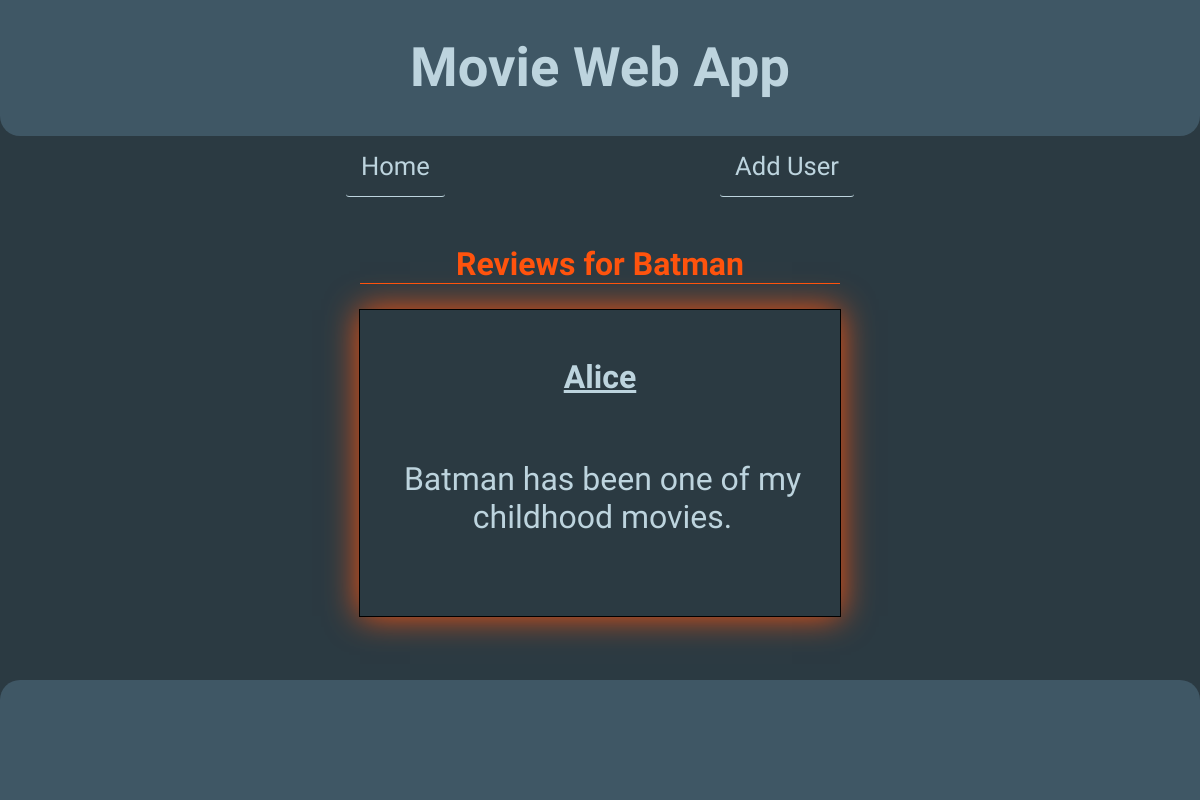
Before: /reviews/1/Batman with the older database file.
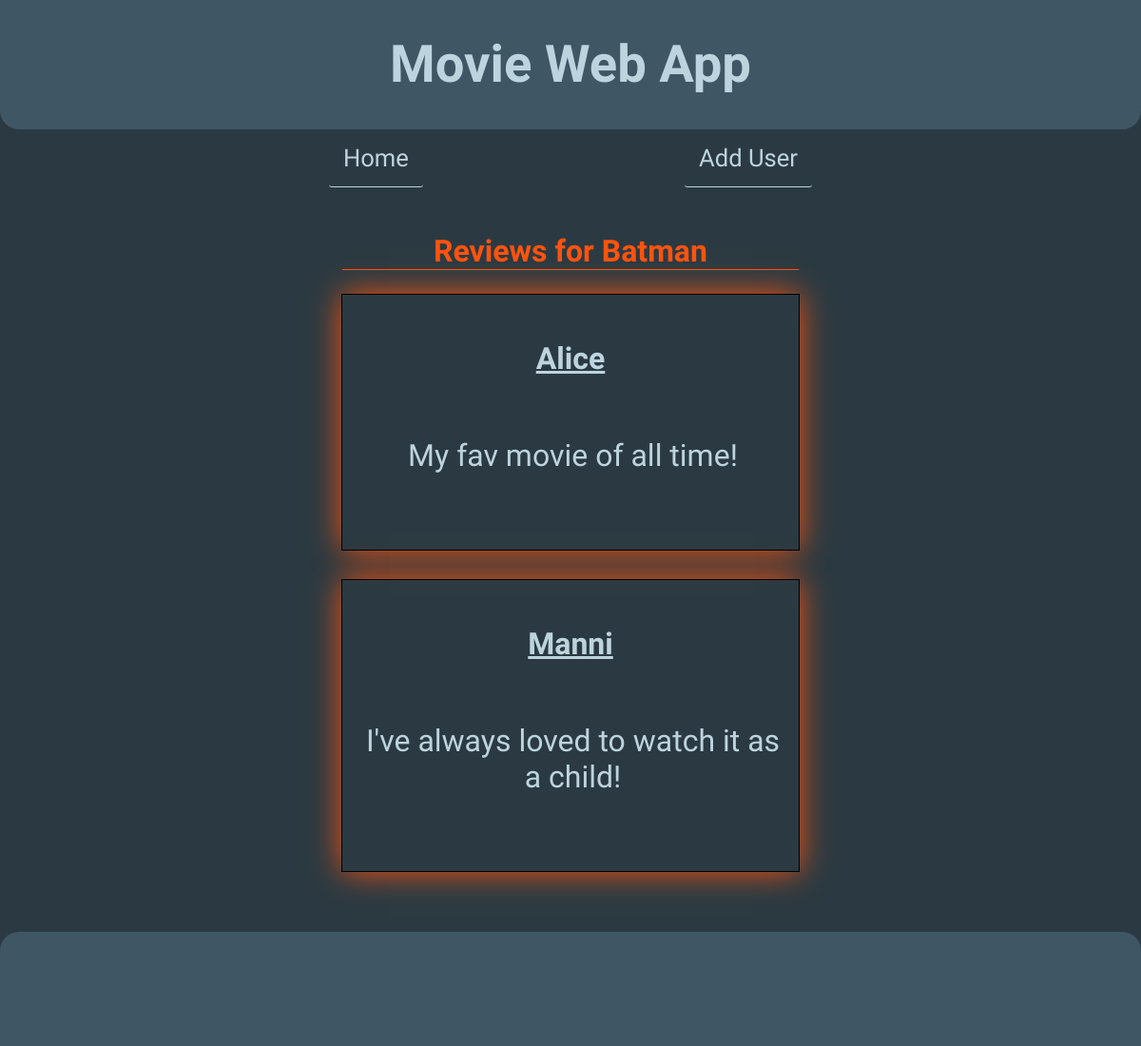
After: the same page with the newer database file.
### data_manager/sql_data_models.py (models this page shows, shortened)
class User(db.Model):
    user_id = db.Column(db.Integer, primary_key=True, autoincrement=True)
    user = db.Column(db.String(255), nullable=False)

class Review(db.Model):
    review_id = db.Column(db.Integer, primary_key=True, autoincrement=True)
    user_id = db.Column(db.Integer, db.ForeignKey("user.user_id"), nullable=False)
    movie_id = db.Column(db.Integer, db.ForeignKey("movie.movie_id"), nullable=False)
    review_text = db.Column(db.Text, nullable=False)
    user = db.relationship('User', backref='reviews')

### app.py (the view)
@app.route("/reviews/<movie_id>/<movie_title>")
def list_reviews(movie_id, movie_title):
    reviews = data_manager.get_all_reviews(movie_id)
    return render_index(title="list Reviews - Movie Web App",
                        content_type="list_reviews",
                        movie_title=movie_title,
                        reviews=reviews)

### app.py (called while the page is built)
def render_index(title="Home - Movie App", content_type="home", **kwargs):
    data_to_render = {
        "title": title,
        "content_type": content_type,
        **kwargs
    }
    return render_template("index.html", **data_to_render)

### data_manager/sql_data_manager.py (called while the page is built)
    def get_all_reviews(self, movie_id):
        user_reviews = db.session.query(Review).join(
            User, User.user_id == Review.user_id).filter(
            Review.movie_id == movie_id).all()
        user_reviews_dict = {
            review.review_id: {
                "movie_id": review.movie_id,
                "user_id": review.user_id,
                "user_name": review.user.user,
                "review_text": review.review_text
            }
            for review in user_reviews
        }
        return user_reviews_dict

### templates/index.html (shortened to what this page needs)
<!DOCTYPE html>
<html lang="en">
<head>
    <link rel="stylesheet" href="{{ url_for('static', filename='styles.css') }}" />
</head>
<body>
    <header>
        <h1>Movie Web App</h1>
    </header>
    <nav>
        <div class="nav-links">
            <a id="home" href="{{ url_for('list_all_users') }}">Home</a>
            <a href="{{ url_for('add_user') }}">Add User</a>
        </div>
    </nav>
    <main>
        {% block content %}
        {% if content_type == "home" %}
        {% include "user_templates/list-users.html" %}
        {% elif content_type == "list_movies" %}
        {% include "movie_templates/list-movies.html" %}
        {% elif content_type == "add_user" %}
        {% include "user_templates/add-user.html" %}
        {% elif content_type == "add_movie" %}
        {% include "movie_templates/add-movie.html" %}
        {% elif content_type == "update_movie" %}
        {% include "movie_templates/update-movie.html" %}
        {% elif content_type == "delete_movie" %}
        {% include "movie_templates/delete-movie.html" %}
        {% elif content_type == "add_review" %}
        {% include "movie_templates/add-review.html" %}
        {% elif content_type == "list_reviews" %}
        {% include "movie_templates/list-reviews.html" %}
        {% else %}
        {% include "success.html" %}
        {% endif %}
        {% endblock %}
    </main>
    <footer></footer>
</body>
</html>

### templates/movie_templates/list-reviews.html
<div id="reviews-container">
    {% if not reviews %}
    <h2>{{ movie_title }} currently has no reviews registered</h2>
    {% else %}
    <h2>Reviews for {{ movie_title }}</h2>
    {% for review_id, review in reviews.items() %}
    <div class="movies">
        <h3>{{ review.get("user_name") }}</h3>
        <ul class="movie-properties">
            <p class="review_text">{{ review.get("review_text") }}</p>
        </ul>
    </div>
    {% endfor %}
    {% endif %}

### static/styles.css (style rules this page uses)
:root { --bluish-gray: #3f5765; --dark-bluish-gray: #2b3a42; --neon-orange: #ff530d; --silver-blue: #bdd4de; --white: #efefef; }
html { font-size: 32px; background-color: black; font-family: "Kaushan Script", cursive; }
body { margin: 0; height: auto; background-color: var(--dark-bluish-gray); color: var(--neon-orange); display: flex; flex-direction: column; text-align: center; min-height: 100vh; margin: 0; }
header { background-color: var(--bluish-gray); border-radius: 0 0 20px 20px; }
h1 { font-size: 1.7rem; color: #bdd4de; background-color: #3f5765; }
h2 { font-size: 1rem; margin-top: 0; border-bottom: solid 1px var(--neon-orange); }
h3 { font-size: 1rem; margin-bottom: 0px; color: var(--silver-blue); text-decoration: underline; }
main { display: flex; flex-direction: column; flex-grow: 1; justify-content: space-around; align-items: center; }
a { font-size: 0.6rem; text-decoration: none; color: var(--silver-blue); transition: color 0.3s ease; }
ul { padding: 0; text-align: center; }
p { text-align: center; }
footer { background-color: var(--bluish-gray); height: 100px; margin-top: 1rem; padding: 10px; text-align: center; border-radius: 20px 20px 0 0; }
.movies { outline: solid 1px black; display: flex; flex-direction: column; justify-content: center; margin-bottom: 1rem; padding: 0.5rem; box-shadow: 0 0 1rem; }
#reviews-container { max-width: 40%; }

Changed rows visible on the page:
now on this page (row unchanged): User: get "Manni"
added Review: get "I've always loved to watch it as a child!"
Other visible differences:
new list line: "Alice"
new list line: "My fav movie of all time!"
list line gone: "Alice"
list line gone: "Batman has been one of my childhood movies."
